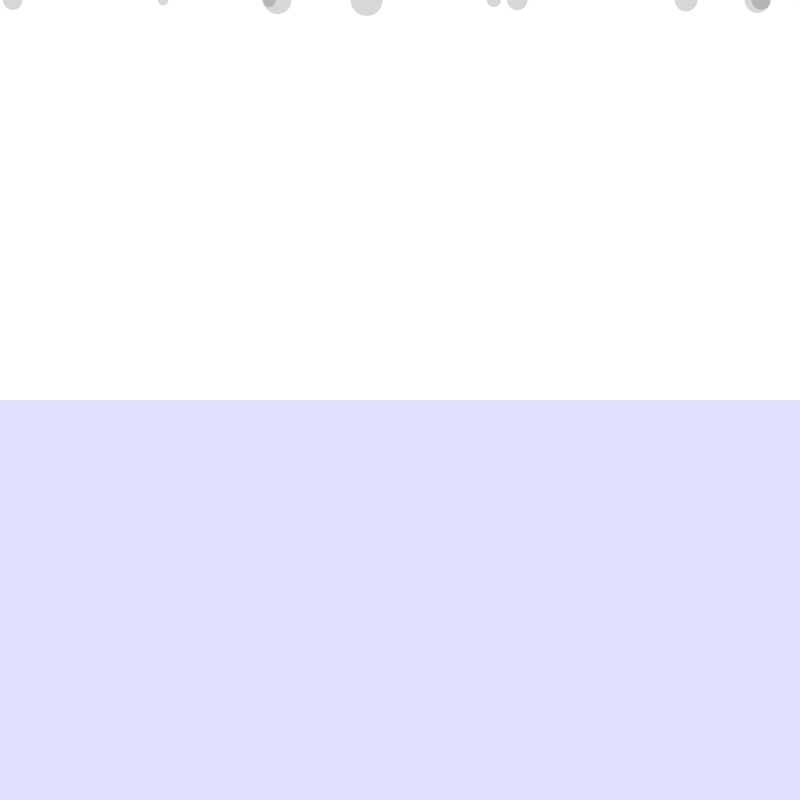
Frame 1 (no input)
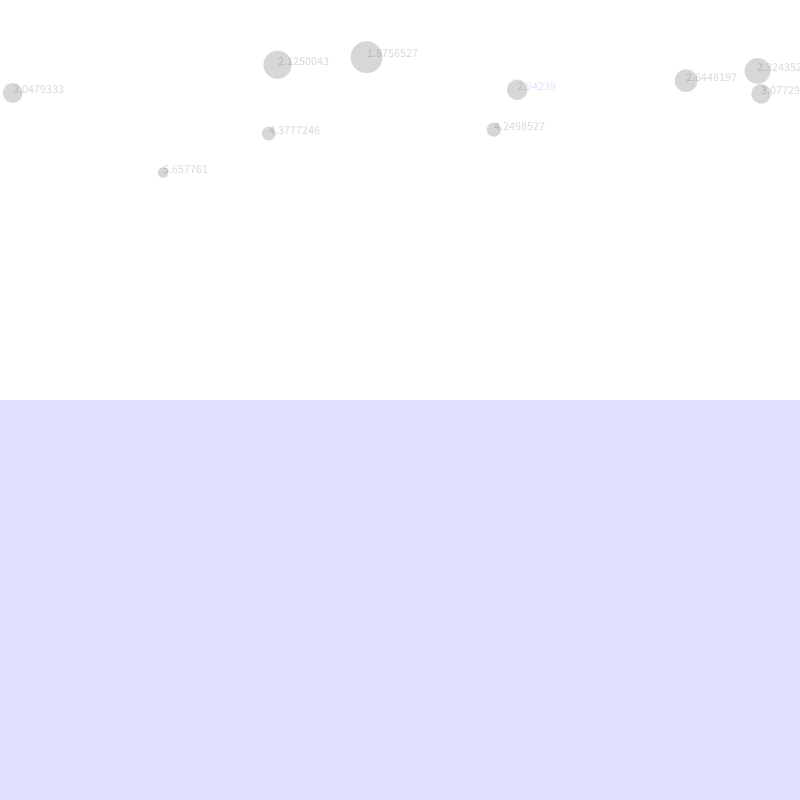
Frame 60 (the mouse pressed at the canvas centre just before this capture)
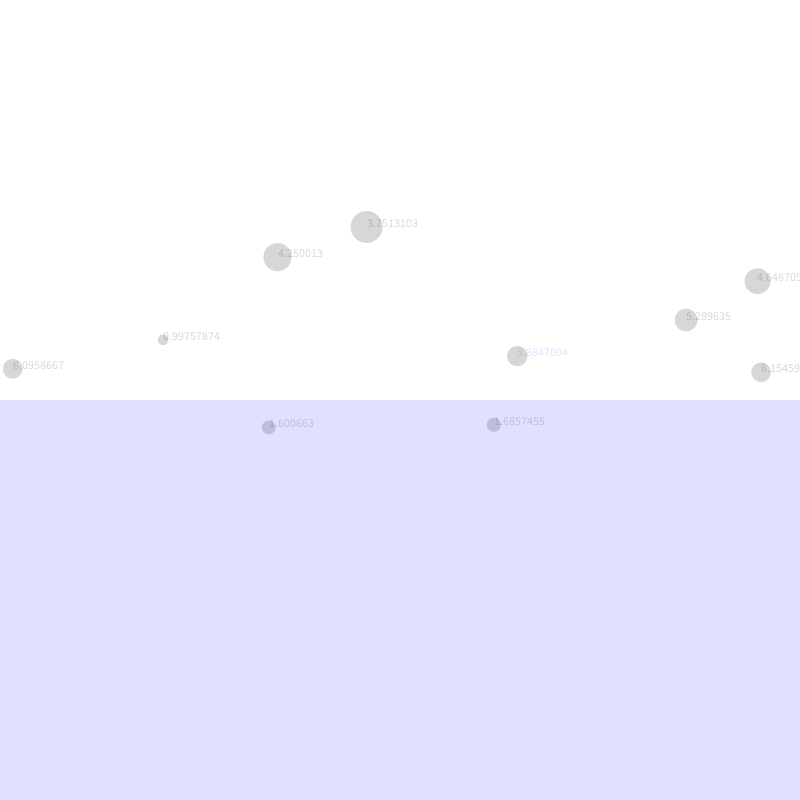
Frame 120 (the mouse held since frame 60 and released just before this capture)

The Processing sketch that drew these frames (run headless with seeded random() and noise(); from frame 60 on, the mouse is pressed at the canvas centre):

// Processing sketch: Drag1
// ── Drag1.pde
Mover [] movers = new Mover[10];
Box box;

void setup() {
  size(800, 800);
  for (int i=0; i<movers.length; i++) {
    movers[i] = new Mover(random(0, width), 0, random(10, 50));
  }

  box = new Box(0, height*0.5, width, height);
}

void draw() {
  background(255);
  box.display();

  for (Mover mover: movers) {
    PVector g = new PVector(0, 1);
    mover.applyForce(g);
    mover.drag(box);
    mover.update();
  }
}

// ── Box.pde
class Box {
  float x, y, h, w;
  Box(float x_, float y_, float w_, float h_){
    x = x_;
    y = y_;
    h = h_;
    w = w_;
  }

  void display(){
    noStroke();
    fill(0, 0, 255, 30);
    rect(x, y, w, h);
  }
  
  boolean isInside(PVector loc){
    if ( loc.x > x && loc.x < x + w && loc.y > y && loc.y < y + h) {
      return true;
    } else {
      return false;
    }
  }

}

// ── Mover.pde
class Mover {
  PVector loc, vel, acc;
  float mass;

  Mover(float x, float y, float m){
    mass = m;
    loc = new PVector(x, y);
    vel = new PVector(0, 0);
    acc = new PVector(0, 0);
  }

  void update(){
    this.checkEdge();
    vel.add(acc);
    loc.add(vel);
    acc.mult(0);
    text(str(vel.mag()), loc.x, loc.y);
    this.display();
  }

  void display(){
    noStroke();
    fill(0, 40);
    ellipse(loc.x, loc.y, mass, mass);
  }

  void applyForce(PVector f){
    PVector force = PVector.div(f, mass);
    acc.add(force);
  }

  void checkEdge(){
    if (loc.x < 0) {
      vel.x *= -1;
      loc.x = 0;
    } else if (loc.x > width) {
      vel.x *= -1;
      loc.x = width;
    }

    if (loc.y < 0) {
      vel.y *= -1;
      loc.y = 0;
    } else if (loc.y > height) {
      vel.y *= -1;
      loc.y = height;
    }
  }

  void drag(Box box){
    PVector dragForce;
    float k, drag, currentSpeed; // 阻力系数
    k = 0.2;
    currentSpeed = vel.get().mag();
    drag = k * currentSpeed * currentSpeed;
    dragForce = PVector.mult(vel, -1 * drag);

    if (box.isInside(loc)) {
      this.applyForce(dragForce);
    } 
  }
}
